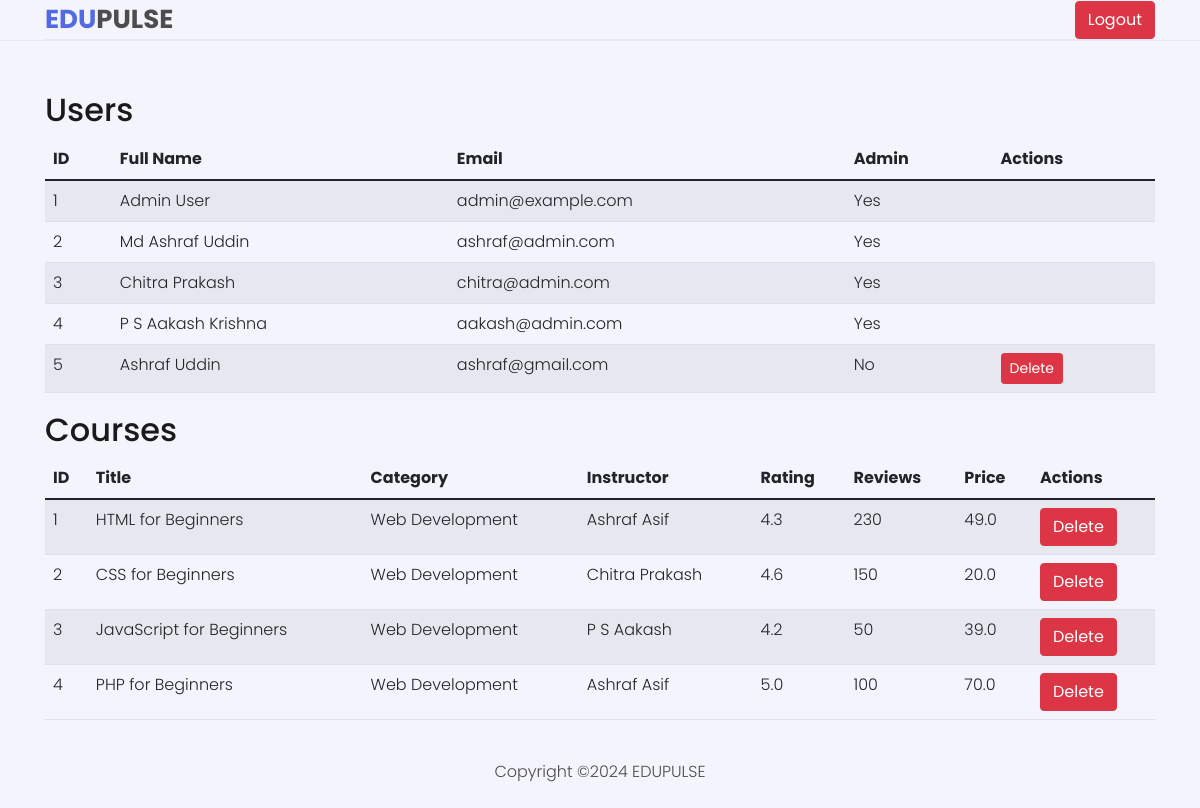
The app's page /admin (signed in), older data.
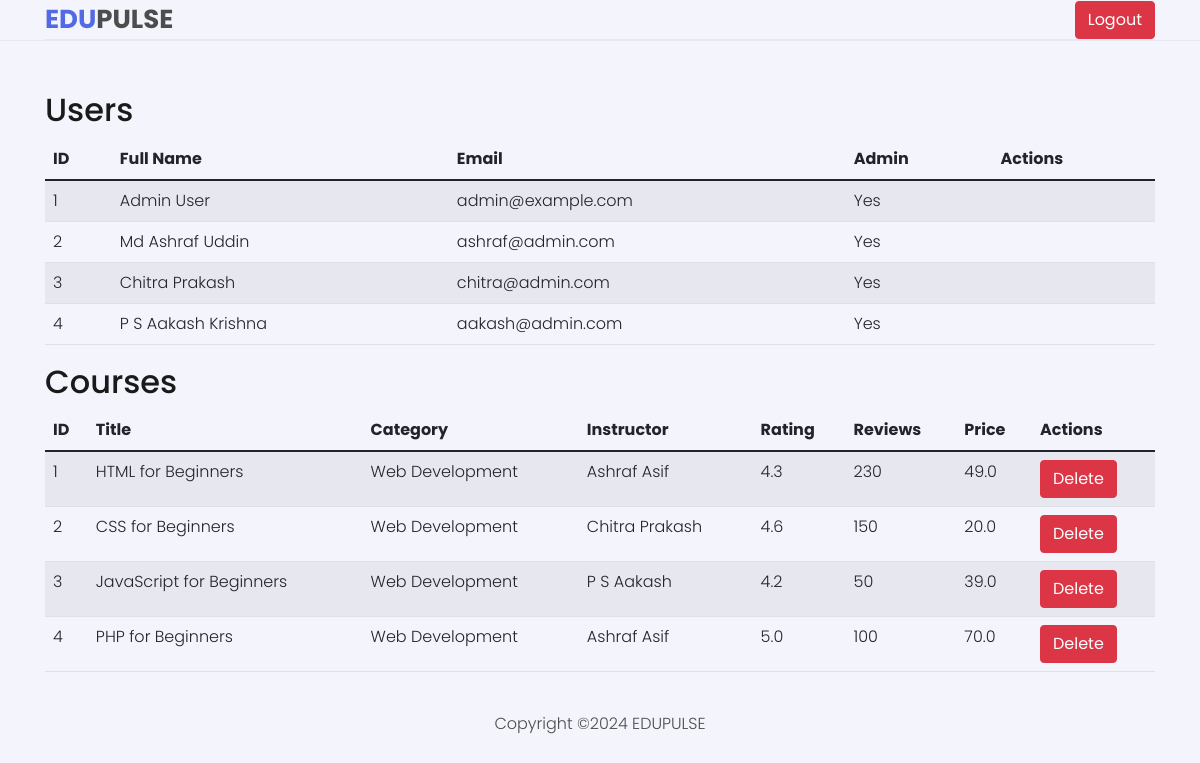
The same page, newer data.
### app.py (models this page shows, shortened)
class User(db.Model, UserMixin):
    id = db.Column(db.Integer, primary_key=True)
    fullname = db.Column(db.String(100), nullable=False)
    email = db.Column(db.String(100), nullable=False, unique=True)
    password = db.Column(db.String(100), nullable=False)
    is_admin = db.Column(db.Boolean, default=False)

class Course(db.Model):
    id = db.Column(db.Integer, primary_key=True)
    title = db.Column(db.String(100), nullable=False)
    category = db.Column(db.String(100), nullable=False)
    instructor = db.Column(db.String(100), nullable=False)
    rating = db.Column(db.Float, nullable=False)
    reviews = db.Column(db.Integer, nullable=False)
    price = db.Column(db.Float, nullable=False)
    image = db.Column(db.String(255), nullable=False)

### app.py (the view)
@app.route('/admin')
@login_required
def admin():
    if not current_user.is_admin:
        return redirect(url_for('home'))
    users = User.query.all()
    courses = Course.query.all()
    return render_template('admin.html', users=users, courses=courses)

### app.py (called while the page is built)
@login_manager.user_loader
def load_user(user_id):
    return User.query.get(int(user_id))

### templates/admin.html (shortened to what this page needs)
<!DOCTYPE html>
<html lang="en">
<head>
    <link rel="stylesheet" href="{{ url_for('static', filename='css/bootstrap.min.css') }}" />
    <link rel="stylesheet" href="{{ url_for('static', filename='css/font-awesome.css') }}" />
    <link rel="stylesheet" href="{{ url_for('static', filename='css/style.css') }}" />
    <link rel="stylesheet" href="{{ url_for('static', filename='css/responsive.css') }}" />
    <link rel="stylesheet" href="{{ url_for('static', filename='css/colors/color-2.css') }}" />
</head>
<body>
 <header class="header">
    <div class="container">
        <div class="header main d-flex justify-content-between align-items-center">
            <div class="header-logo">
                <a href="{{ url_for('home') }}"><span>Edu</span>Pulse</a>
            </div>
            <a href="{{ url_for('logout') }}" class="btn btn-danger">Logout</a>
        </div>
    </div>
</header>
<div class="container mt-5">
    <h2>Users</h2>
    <div class="scrollable-table">
        <table class="table table-striped">
            <thead>
                <tr>
                    <th>ID</th>
                    <th>Full Name</th>
                    <th>Email</th>
                    <th>Admin</th>
                    <th>Actions</th>
                </tr>
            </thead>
            <tbody>
                {% for user in users %}
                <tr>
                    <td>{{ user.id }}</td>
                    <td>{{ user.fullname }}</td>
                    <td>{{ user.email }}</td>
                    <td>{{ 'Yes' if user.is_admin else 'No' }}</td>
                    <td>
                        {% if not user.is_admin %}
                        <a href="{{ url_for('delete_user', user_id=user.id) }}" class="btn btn-danger btn-sm">Delete</a>
                        {% endif %}
                    </td>
                </tr>
                {% endfor %}
            </tbody>
        </table>
    </div>
    <h2>Courses</h2>
    <div class="scrollable-table">
        <table class="table table-striped">
            <thead>
                <tr>
                    <th>ID</th>
                    <th>Title</th>
                    <th>Category</th>
                    <th>Instructor</th>
                    <th>Rating</th>
                    <th>Reviews</th>
                    <th>Price</th>
                    <th>Actions</th>
                </tr>
            </thead>
            <tbody>
                {% for course in courses %}
                <tr>
                    <td>{{ course.id }}</td>
                    <td>{{ course.title }}</td>
                    <td>{{ course.category }}</td>
                    <td>{{ course.instructor }}</td>
                    <td>{{ course.rating }}</td>
                    <td>{{ course.reviews }}</td>
                    <td>{{ course.price }}</td>
                    <td>
                        <a href="{{ url_for('delete_course', course_id=course.id) }}" class="btn btn-danger">Delete</a>
                    </td>
                </tr>
                {% endfor %}
            </tbody>
        </table>
    </div>
</div>
<footer class="footer">
    <div class="container text-center">
        <p class="m-0 py-4">Copyright &copy;2024 EDUPULSE</p>
    </div>
</footer>
</body>
</html>

### static/css/style.css (style rules this page uses)
:root { --orange: hsl(36, 80%, 50%); --white: hsl(0, 0%, 100%); --WHITE: hsl(0, 0%, 100%); --BLACK: hsl(0, 0%, 0%); --black-90: hsl(0, 0%, 10%); --black-70: hsl(0, 0%, 30%); --black-alpha-40: hsla(0, 0%, 0%, 0.4); --yellow-light: hsl(44, 95%, 83%); --green-light: hsl(158, 68%, 75%); --red-light: hsl(0, 84%, 80%); --orange-light: hsl(22, 85%, 80%); --select-box-bg-color: hsl(0, 0%, 100%); --border-color-1: hsl(0, 0%, 90%); }
body { background-color: var(--body-bg-color); font-family: 'Poppins', sans-serif; font-size: 16px; font-weight: 300; color: var(--black-70); min-height: 100vh; overflow-x: hidden; }
a { color: var(--main-color); text-decoration: none; }
h1,h2,h3,h4,h5,h6 { color: var(--black-90); line-height: 1.3; }
.container { --bs-gutter-x: 15px; max-width: 1140px; }
.header { border-bottom: 1px solid var(--border-color-2); }
.header-logo a { font-size: 26px; text-transform: uppercase; font-weight: 700; color: var(--black-70); }
.header-logo span { color: var(--main-color); }

### static/css/colors/color-2.css (style rules this page uses)
:root { --hue-value-1: 230; --hue-value-2: 27; --main-color: hsl(var(--hue-value-1),74%, 61%); --button-hover-color: hsl(var(--hue-value-1), 57%, 53%); --body-bg-color: hsl(var(--hue-value-1), 63%, 97%); --border-color-2: hsl(var(--hue-value-1), 40%, 93%); --shadow: 0 0 10px hsl(var(--hue-value-1), 40%, 90%); --body-gradient-bg-color-1: hsla(var(--hue-value-1), 100%, 50%, 0.2); --body-gradient-bg-color-2: hsla(var(--hue-value-2), 100%, 50%, 0.2); --decoration-bg-color-1: hsl(var(--hue-value-1), 100%, 70%); --decoration-bg-color-2: hsl(var(--hue-value-2), 100%, 70%); }

### templates/admin.html (style rules this page uses)
.scrollable-table { max-height: 400px; overflow-y: auto; }

Row changes from the older to the newer data that the page shows:
removed User: id "5", fullname "Ashraf Uddin", email "ashraf@gmail.com", is_admin "No"
